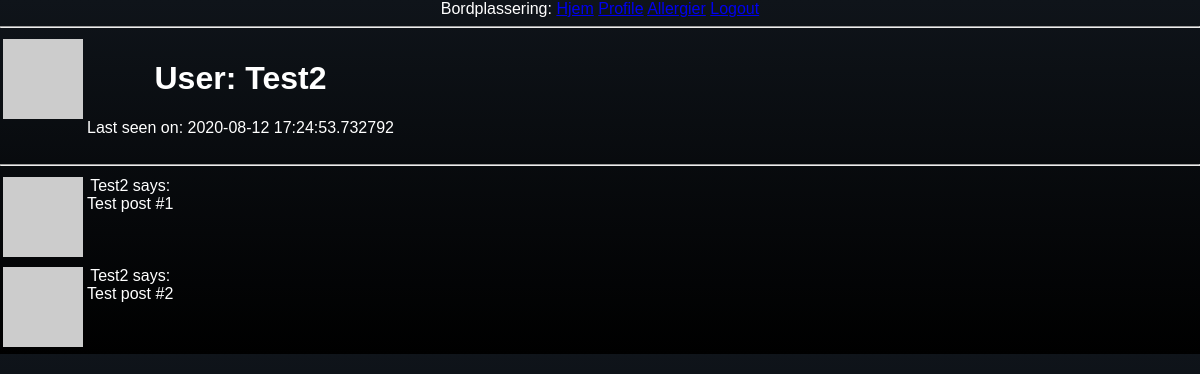
Page /user/Test2 (signed in) on the earlier database version.
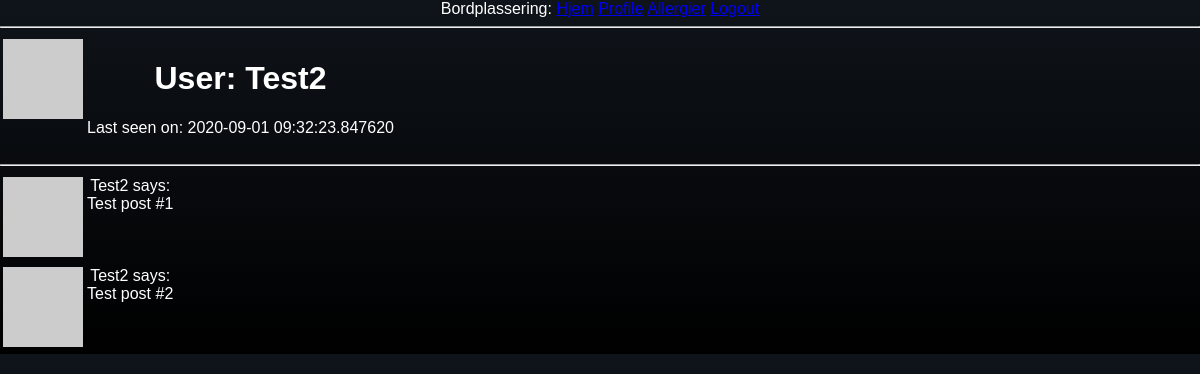
Same page on the later database version.
### app/models.py (models this page shows, shortened)
class User(UserMixin, db.Model):
    id = db.Column(db.Integer, primary_key=True)
    username = db.Column(db.String(64), index=True, unique=True)
    email = db.Column(db.String(120), index=True, unique=True)
    password_hash = db.Column(db.String(128))
    person = db.relationship("Person")
    about_me = db.Column(db.String(140), default="")
    last_seen = db.Column(db.DateTime, default=datetime.utcnow)
    roles = db.relationship('Role', secondary='user_roles')
    projects = db.relationship('Project', secondary='user_projects')
    def avatar(self, size):
        digest = md5(self.email.lower().encode('utf-8')).hexdigest()
        return 'https://www.gravatar.com/avatar/{}?d=identicon&s={}'.format(
            digest, size)

### app/routes.py (the view)
@app.route('/user/<username>')
@login_required
def user(username):
    user = User.query.filter_by(username=username).first_or_404()
    posts = [
        {'author': user, 'body': 'Test post #1'},
        {'author': user, 'body': 'Test post #2'}
    ]
    return render_template('user.html', user=user, posts=posts)

### app/models.py (called while the page is built)
@login.user_loader
def load_user(id):
    return User.query.get(int(id))

### app/routes.py (called while the page is built)
@app.before_request
def before_request():
    if current_user.is_authenticated:
        current_user.last_seen = datetime.utcnow()
        db.session.commit()

### app/templates/user.html (shortened to what this page needs)
{% extends "base.html" %}
{% block content %}
<table>
    <table>
        <tr valign="top">
            <td><img src="{{ user.avatar(128) }}"></td>
            <td>
                <h1>User: {{ user.username }}</h1>
                {% if user.last_seen %}<p>Last seen on: {{ user.last_seen }}</p>{% endif %}
            </td>
        </tr>
    </table>
    <hr>
    {% for post in posts %}
        {% include '_post.html' %}
    {% endfor %}
{% endblock %}

### app/templates/_post.html
<table>
    <tr valign="top">
        <td><img src="{{ post.author.avatar(36) }}"></td>
        <td>{{ post.author.username }} says:<br>{{ post.body }}</td>
    </tr>
</table>

Differences in the rows shown:
changed User "Test2": last_seen "2020-08-12 17:24:53.732792" → "2020-09-01 09:32:23.847620"
